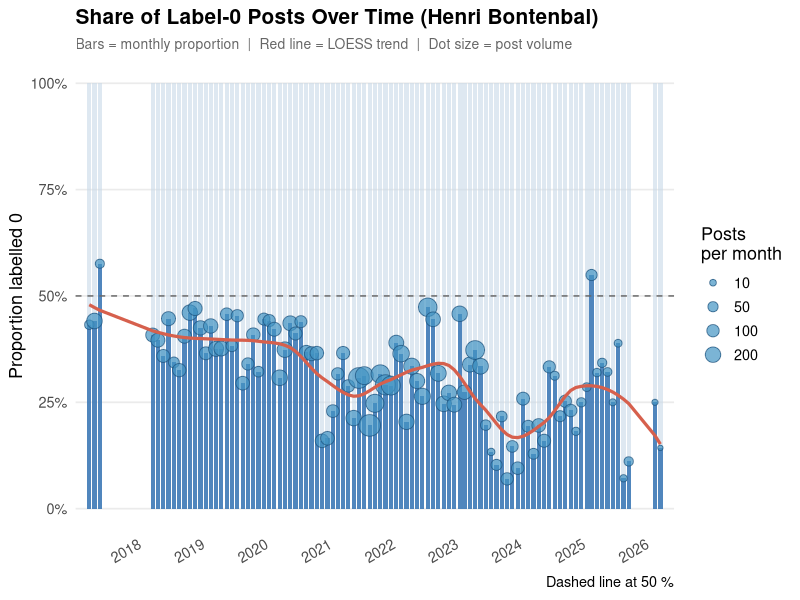

Source code (R):
library(ggplot2)
library(dplyr)
library(scales)

# Load data
df <- read.csv("Bontenbal_labeled_with_dates.csv",
               stringsAsFactors = FALSE, sep=';')

# Parse date and extract year-month
df$date <- as.POSIXct(df$date_created, format = "%Y-%m-%dT%H:%M:%S", tz = "UTC")
df$year_month <- as.Date(format(df$date, "%Y-%m-01"))

# Aggregate: monthly proportion and counts
monthly <- df %>%
  group_by(year_month) %>%
  summarise(
    n_total   = n(),
    n_label1  = sum(Labels == 0),
    prop_1    = mean(Labels == 0),
    .groups   = "drop"
  ) %>%
  filter(n_total >= 5)  # drop months with very few posts

# Smooth trend via loess
fit <- loess(prop_1 ~ as.numeric(year_month), data = monthly, span = 0.35)
monthly$trend <- predict(fit)

# ── Plot ──────────────────────────────────────────────────────────────────────
p <- ggplot(monthly, aes(x = year_month)) +

  # Stacked bar: proportion 0 (bottom) and 1 (top)
  geom_col(aes(y = 1), fill = "#c8d8e8", width = 25, alpha = 0.6) +
  geom_col(aes(y = prop_1), fill = "#2166ac", width = 25, alpha = 0.75) +

  # Raw proportion dots
  geom_point(aes(y = prop_1, size = n_total),
             colour = "#1a4f7a", alpha = 0.7, shape = 21, fill = "#4393c3") +

  # LOESS trend line
  geom_line(aes(y = trend), colour = "#d6604d", linewidth = 1.1, linetype = "solid") +

  # Reference line at 50 %
  geom_hline(yintercept = 0.5, linetype = "dashed", colour = "grey40", linewidth = 0.5) +

  scale_x_date(
    date_breaks = "1 year",
    date_labels = "%Y",
    expand = c(0.02, 0)
  ) +
  scale_y_continuous(
    labels = percent_format(accuracy = 1),
    limits = c(0, 1),
    breaks = seq(0, 1, 0.25)
  ) +
  scale_size_continuous(
    name   = "Posts\nper month",
    range  = c(1.5, 7),
    breaks = c(10, 50, 100, 200)
  ) +

  labs(
    title    = "Share of Label-0 Posts Over Time (Henri Bontenbal)",
    subtitle = "Bars = monthly proportion  |  Red line = LOESS trend  |  Dot size = post volume",
    x        = NULL,
    y        = "Proportion labelled 0",
    caption  = "Dashed line at 50 %"
  ) +

  theme_minimal(base_size = 13) +
  theme(
    plot.title       = element_text(face = "bold", size = 15),
    plot.subtitle    = element_text(colour = "grey40", size = 10),
    panel.grid.minor = element_blank(),
    panel.grid.major.x = element_blank(),
    axis.text.x      = element_text(angle = 30, hjust = 1),
    legend.position  = "right"
  )
